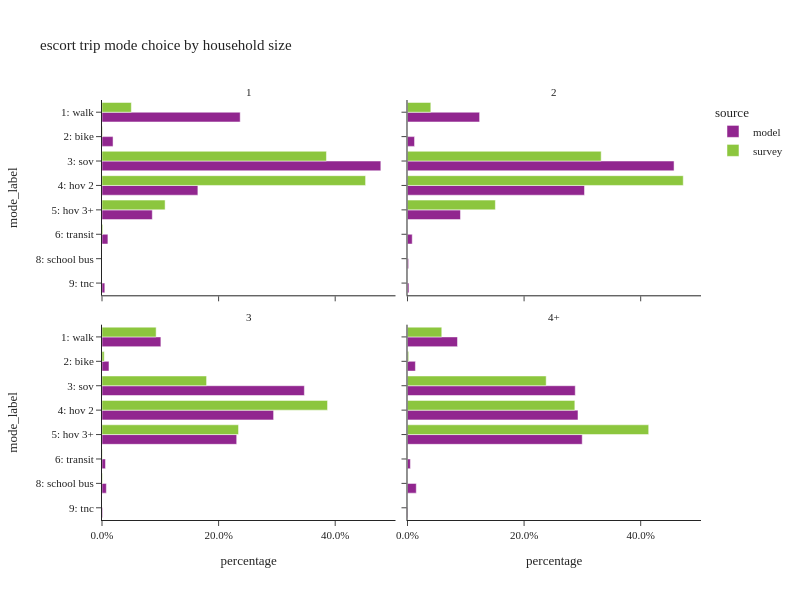

The code cell stored with this chart in its notebook:
### Code cell
plot_mode_choice(es_trip,"hhsize_4+",
                 {"hhsize_4+":["1","2","3","4+"],
                  "mode_label": list(util.mode_cat.values())},
                 "household size",2,600)

### Figure 1 — Plotly figure (JSON) as saved in the notebook; plotly's stock layout.template omitted (floating-point values rounded to 4 significant figures)
{"data": [{"alignmentgroup": "True", "customdata": [[16780], [1342], [33857], [11642], [6108], [718], [343]], "hovertemplate": "source=model<br>hhsize_4+=1<br>percentage=%{x}<br>mode_label=%{y}<br>sample count=%{customdata[0]}<extra></extra>", "legendgroup": "model", "marker": {"color": "#91268F", "pattern": {"shape": ""}}, "name": "model", "offsetgroup": "model", "orientation": "h", "showlegend": true, "textposition": "auto", "type": "bar", "x": [0.237, 0.01896, 0.4783, 0.1645, 0.08628, 0.01014, 0.004845], "xaxis": "x3", "y": ["1: walk", "2: bike", "3: sov", "4: hov 2", "5: hov 3+", "6: transit", "9: tnc"], "yaxis": "y3"}, {"alignmentgroup": "True", "customdata": [[1], [15], [1], [51], [46], [9], [1]], "hovertemplate": "source=survey<br>hhsize_4+=1<br>percentage=%{x}<br>mode_label=%{y}<br>sample count=%{customdata[0]}<extra></extra>", "legendgroup": "survey", "marker": {"color": "#8CC63E", "pattern": {"shape": ""}}, "name": "survey", "offsetgroup": "survey", "orientation": "h", "showlegend": true, "textposition": "auto", "type": "bar", "x": [0.002067, 0.05033, 0.0008827, 0.385, 0.4521, 0.1083, 0.001396], "xaxis": "x3", "y": [null, "1: walk", "2: bike", "3: sov", "4: hov 2", "5: hov 3+", "6: transit"], "yaxis": "y3"}, {"alignmentgroup": "True", "customdata": [[36606], [3580], [135309], [89846], [26891], [2406], [558], [729]], "hovertemplate": "source=model<br>hhsize_4+=2<br>percentage=%{x}<br>mode_label=%{y}<br>sample count=%{customdata[0]}<extra></extra>", "legendgroup": "model", "marker": {"color": "#91268F", "pattern": {"shape": ""}}, "name": "model", "offsetgroup": "model", "orientation": "h", "showlegend": false, "textposition": "auto", "type": "bar", "x": [0.1237, 0.0121, 0.4572, 0.3036, 0.09087, 0.00813, 0.001886, 0.002463], "xaxis": "x4", "y": ["1: walk", "2: bike", "3: sov", "4: hov 2", "5: hov 3+", "6: transit", "8: school bus", "9: tnc"], "yaxis": "y4"}, {"alignmentgroup": "True", "customdata": [[5], [18], [116], [172], [46], [1]], "hovertemplate": "source=survey<br>hhsize_4+=2<br>percentage=%{x}<br>mode_label=%{y}<br>sample count=%{customdata[0]}<extra></extra>", "legendgroup": "survey", "marker": {"color": "#8CC63E", "pattern": {"shape": ""}}, "name": "survey", "offsetgroup": "survey", "orientation": "h", "showlegend": false, "textposition": "auto", "type": "bar", "x": [0.003908, 0.04001, 0.3322, 0.473, 0.1507, 0.0001108], "xaxis": "x4", "y": [null, "1: walk", "3: sov", "4: hov 2", "5: hov 3+", "6: transit"], "yaxis": "y4"}, {"alignmentgroup": "True", "customdata": [[33303], [3948], [114465], [97061], [76190], [1974], [2458], [360]], "hovertemplate": "source=model<br>hhsize_4+=3<br>percentage=%{x}<br>mode_label=%{y}<br>sample count=%{customdata[0]}<extra></extra>", "legendgroup": "model", "marker": {"color": "#91268F", "pattern": {"shape": ""}}, "name": "model", "offsetgroup": "model", "orientation": "h", "showlegend": false, "textposition": "auto", "type": "bar", "x": [0.101, 0.01197, 0.3471, 0.2943, 0.231, 0.005986, 0.007454, 0.001092], "xaxis": "x", "y": ["1: walk", "2: bike", "3: sov", "4: hov 2", "5: hov 3+", "6: transit", "8: school bus", "9: tnc"], "yaxis": "y"}, {"alignmentgroup": "True", "customdata": [[2], [42], [12], [86], [108], [60], [1], [1]], "hovertemplate": "source=survey<br>hhsize_4+=3<br>percentage=%{x}<br>mode_label=%{y}<br>sample count=%{customdata[0]}<extra></extra>", "legendgroup": "survey", "marker": {"color": "#8CC63E", "pattern": {"shape": ""}}, "name": "survey", "offsetgroup": "survey", "orientation": "h", "showlegend": false, "textposition": "auto", "type": "bar", "x": [0.1015, 0.09288, 0.003802, 0.1794, 0.3869, 0.2342, 0.0005161, 0.000915], "xaxis": "x", "y": [null, "1: walk", "2: bike", "3: sov", "4: hov 2", "5: hov 3+", "6: transit", "8: school bus"], "yaxis": "y"}, {"alignmentgroup": "True", "customdata": [[83070], [13132], [278698], [283227], [290268], [4827], [14581], [659]], "hovertemplate": "source=model<br>hhsize_4+=4+<br>percentage=%{x}<br>mode_label=%{y}<br>sample count=%{customdata[0]}<extra></extra>", "legendgroup": "model", "marker": {"color": "#91268F", "pattern": {"shape": ""}}, "name": "model", "offsetgroup": "model", "orientation": "h", "showlegend": false, "textposition": "auto", "type": "bar", "x": [0.08578, 0.01356, 0.2878, 0.2925, 0.2997, 0.004984, 0.01506, 0.0006805], "xaxis": "x2", "y": ["1: walk", "2: bike", "3: sov", "4: hov 2", "5: hov 3+", "6: transit", "8: school bus", "9: tnc"], "yaxis": "y2"}, {"alignmentgroup": "True", "customdata": [[1], [63], [11], [105], [184], [298], [2], [2]], "hovertemplate": "source=survey<br>hhsize_4+=4+<br>percentage=%{x}<br>mode_label=%{y}<br>sample count=%{customdata[0]}<extra></extra>", "legendgroup": "survey", "marker": {"color": "#8CC63E", "pattern": {"shape": ""}}, "name": "survey", "offsetgroup": "survey", "orientation": "h", "showlegend": false, "textposition": "auto", "type": "bar", "x": [0.0002116, 0.05881, 0.002029, 0.2379, 0.287, 0.4137, 0.0002482, 5.292e-05], "xaxis": "x2", "y": [null, "1: walk", "2: bike", "3: sov", "4: hov 2", "5: hov 3+", "6: transit", "8: school bus"], "yaxis": "y2"}], "layout": {"annotations": [{"font": {}, "showarrow": false, "text": "3", "x": 0.245, "xanchor": "center", "xref": "paper", "y": 0.465, "yanchor": "bottom", "yref": "paper"}, {"font": {}, "showarrow": false, "text": "4+", "x": 0.755, "xanchor": "center", "xref": "paper", "y": 0.465, "yanchor": "bottom", "yref": "paper"}, {"font": {}, "showarrow": false, "text": "1", "x": 0.245, "xanchor": "center", "xref": "paper", "y": 1.0, "yanchor": "bottom", "yref": "paper"}, {"font": {}, "showarrow": false, "text": "2", "x": 0.755, "xanchor": "center", "xref": "paper", "y": 1.0, "yanchor": "bottom", "yref": "paper"}], "barmode": "group", "height": 600, "legend": {"title": {"text": "source"}, "tracegroupgap": 0}, "title": {"text": "escort trip mode choice by household size"}, "width": 800, "xaxis": {"anchor": "y", "domain": [0.0, 0.49], "tickformat": ".1%", "title": {"text": "percentage"}}, "xaxis2": {"anchor": "y2", "domain": [0.51, 1.0], "matches": "x", "tickformat": ".1%", "title": {"text": "percentage"}}, "xaxis3": {"anchor": "y3", "domain": [0.0, 0.49], "matches": "x", "showticklabels": false, "tickformat": ".1%"}, "xaxis4": {"anchor": "y4", "domain": [0.51, 1.0], "matches": "x", "showticklabels": false, "tickformat": ".1%"}, "yaxis": {"anchor": "x", "categoryarray": ["9: tnc", "8: school bus", "6: transit", "5: hov 3+", "4: hov 2", "3: sov", "2: bike", "1: walk"], "categoryorder": "array", "domain": [0.0, 0.465], "title": {"text": "mode_label"}}, "yaxis2": {"anchor": "x2", "domain": [0.0, 0.465], "matches": "y", "showticklabels": false}, "yaxis3": {"anchor": "x3", "categoryarray": ["9: tnc", "8: school bus", "6: transit", "5: hov 3+", "4: hov 2", "3: sov", "2: bike", "1: walk"], "categoryorder": "array", "domain": [0.535, 1.0], "matches": "y", "title": {"text": "mode_label"}}, "yaxis4": {"anchor": "x4", "domain": [0.535, 1.0], "matches": "y", "showticklabels": false}}}
